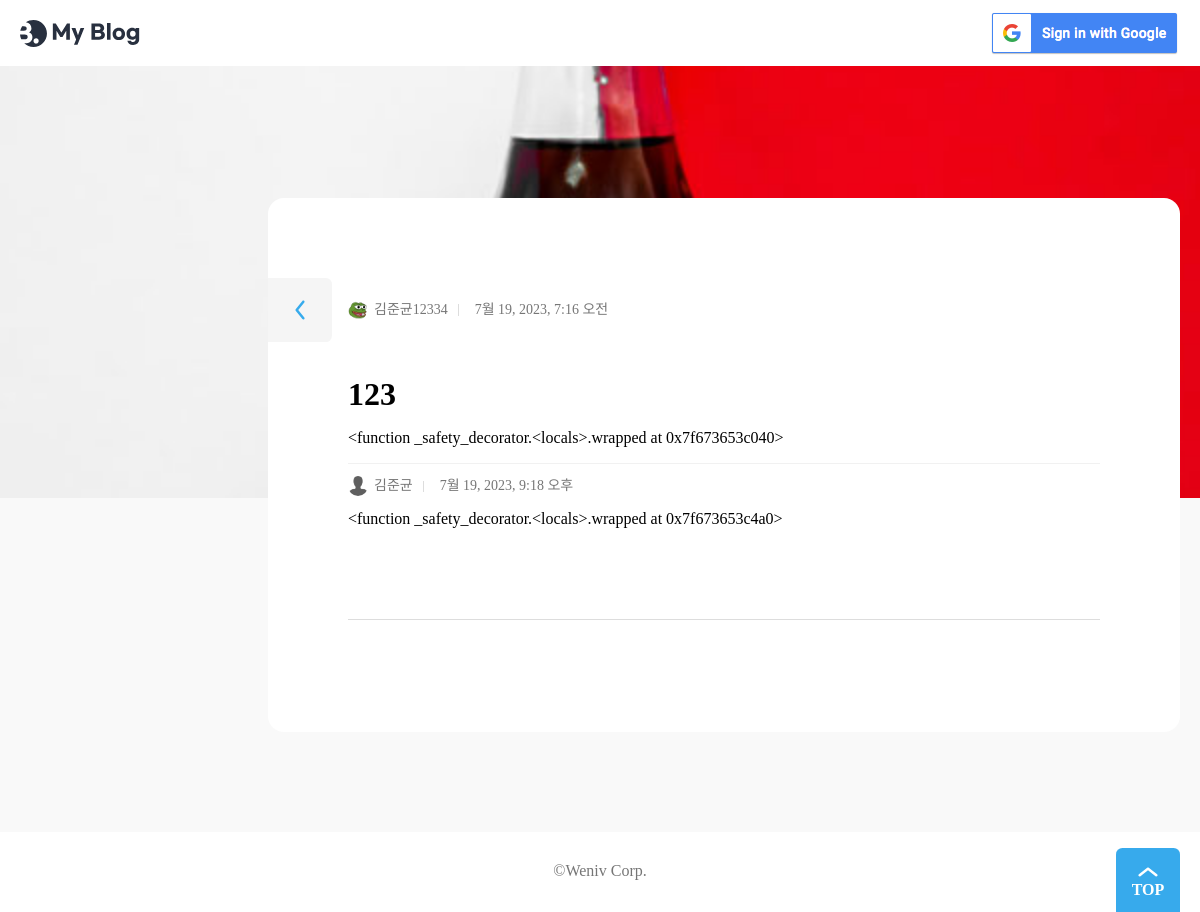
Screenshot of /detail/28/ with the database file from the repository.
### blog/models.py (models this page shows, shortened)
class Post(models.Model):
    title = models.CharField(max_length=200)
    body = MarkdownxField()
    user = models.ForeignKey(Profile, on_delete=models.CASCADE)
    thumbnail = models.ForeignKey(Image,on_delete=models.SET_NULL, null=True,blank=True, related_name='post_thumbnail')
    parent_post = models.ForeignKey('self', on_delete=models.CASCADE, null=True, blank=True, related_name='child_posts')
    is_published = models.BooleanField(default=False)
    created_at = models.DateTimeField(auto_now_add=True)
    def get_markdown_body(self):
        return mark_safe(markdownify(self.body))

class Profile(models.Model):
    user = models.OneToOneField(User, on_delete=models.CASCADE)
    nickname = models.CharField(max_length=16, unique=True, blank=False,default=f'{User.last_name}{User.first_name}')
    bio = models.CharField(max_length=100, blank=True)
    profile_image = models.ForeignKey('Image', on_delete=models.SET_NULL, null=True, blank=True)
    social_accounts = models.TextField(null=True, blank=True)
    created_at = models.DateTimeField(auto_now_add=True)

class Image(models.Model):
    file_id = models.CharField(max_length=100, primary_key=True)
    image = models.ImageField()
    created_at = models.DateTimeField(auto_now_add=True)

### blog/views.py (the view, shortened to what this page needs)
# urls.py: path("detail/<int:pk>/", DetailView.as_view(), name='detail'),
class DetailView(View):
    def get(self, request, pk):
        post = Post.objects.get(pk = pk)
        comments = Post.objects.filter(parent_post = post)
        hashtags = post.hashtag_set.all()
        likes =  post.like_set.all()
        context = {
            'post': post,
            'comments': comments,
            'hashtags': hashtags,
            'likes': likes,
        }
        if request.user.is_authenticated:
            context['is_like'] = bool(likes.filter(user = request.user).first())
        return render(request, 'blog/post-view.html', context)

### blog/templates/blog/post-view.html (shortened to what this page needs)
{% load static %}
<!DOCTYPE html>
<html lang="ko-KR">
<head>
	<link rel="stylesheet" href="{% static 'blog/css/reset.css' %}" />
	<link rel="stylesheet" as="style" crossorigin
		href="https://cdn.jsdelivr.net/gh/orioncactus/pretendard/dist/web/static/pretendard.css" />
	<link rel="stylesheet" href="https://uicdn.toast.com/editor/latest/toastui-editor.min.css" />
	<link rel="stylesheet" href="{% static 'blog/css/global.css' %}" />
	<link rel="stylesheet" href="{% static 'blog/css/header.css' %}" />
	<link rel="stylesheet" href="{% static 'blog/css/footer.css' %}" />
	<link rel="stylesheet" href="{% static 'blog/css/button.css' %}" />
	<link rel="stylesheet" href="{% static 'blog/css/banner.css' %}" />
	<link rel="stylesheet" href="{% static 'blog/css/category.css' %}" />
	<link rel="stylesheet" href="{% static 'blog/css/author.css' %}" />
	<link rel="stylesheet" href="{% static 'blog/css/wrapbox.css' %}" />
	<link rel="stylesheet" href="{% static 'blog/css/view.css' %}" />
	<link rel="stylesheet" href="{% static 'blog/css/parent.css' %}" />
	<link rel="stylesheet" href="{% static 'blog/css/viewer.css' %}" />
</head>
<body>
	{% include "./widget/header.html" %}
	<div class="view">
		<div class="max-width">
			<section class="wrap-box">
				{% if post.parent_post %}
				<div class="parent-to-child">
					{% include "./widget/parent_container.html" %}
					<div class="child-tab">{% include "./widget/contents_container.html" %}</div>
				</div>
				{% else %}
				{% include "./widget/contents_container.html" %}
				{% endif %}
				<br>
				<hr>
			</section>
		</div>
	</div>
	{% include "./widget/footer.html" %}
</body>
</html>

### blog/templates/blog/widget/header.html
{% load static %}
<header>
  <div class="max-width">
    <h1>
      <a href="{%url 'blog:index' %}">
        <img src="{% static 'blog/assets/Logo.svg' %}" alt="My Blog" />
      </a>
    </h1>
    <ul>
      {% if request.user.is_authenticated %}
      <li class="profile-img">
        <a href="{% url 'blog:user' user.profile.nickname %}">
          {% if user.profile.profile_image %}
          <img src="{{user.profile.profile_image.image.url}}" alt="My Page" />
          {% else %}
          <img src="{% static 'blog/images/unkwon_user.png' %}" alt="My Page" />
          {% endif %}
        </a>
        </a>
      </li>
      <li>
        {% if request.resolver_match.url_name == 'write' or request.resolver_match.url_name == 'update' %}
        <button type="submit" class="button">
          <img src="{% static 'blog/assets/icon-modify-white.svg' %}" alt="" />
          <span>작성 완료</span>
        </button>
        {% else %}
        <a href="{%url 'blog:write' %}" class="button">
          <img src="{% static 'blog/assets/icon-modify-white.svg' %}" alt="" />
          <span>Write</span>
        </a>
        {% endif %}
      </li>
      <li>
        <a href="{% url 'user:logout' %}">
          <img src="{% static 'blog/assets/icon-logout.svg' %}" alt="" />
        </a>
      </li>
      {% else %}
      <li>
        <a href="{% url 'social:begin' 'google-oauth2' %}">
          <img src="{% static 'blog/assets/btn_google_signin_dark_normal_web.png' %}" alt="" />
        </a>
      </li>
      {% endif %}
    </ul>
  </div>
</header>

### blog/templates/blog/widget/contents_container.html (shortened to what this page needs)
{% load static %}
<div class="inner">
  <dl class="author-wrap">
    {% if post.user.profile_image %}
    <dd class="author">
      <a href="{% url 'blog:user' post.user.nickname%}"><img src="{{post.user.profile_image.image.url}}" alt="" /></a>
      {% else %}
    <dd class="author">
      <a href="{% url 'blog:user' post.user.nickname%}"><img src="{% static 'blog/images/unkwon_user.png' %}" alt="" />
        </p>
        {% endif %}
        <a href="{% url 'blog:user' post.user.nickname%}">{{post.user.nickname}}</a>
    </dd>
    <dd class="created">{{post.created_at}}</dd>
  </dl>
  <div class="title-wrap">
    <h2>{{post.title}}</h2>
  </div>
  <div id="viewer">{{post.get_markdown_body}}</div>
  {% for comment in comments %}
  {% include "./comment_container.html" %}
  {% endfor %}
  <a href="javascript:history.back()" class="btn-back">
  </a>
</div>

### blog/templates/blog/widget/comment_container.html
{% load static %}
<a href="{% url 'blog:detail' pk=comment.pk %}" class="post">
  <div class="comment-container">
    <dl class="author-wrap parent-wrap">
      <dd class="author">
        {% if comment.user.profile_image %}
        <img src="{{comment.user.profile_image.image.url}}" alt="" />
        {% else %}
        <img src="{% static 'blog/images/unkwon_user.png' %}" alt="" />
        {% endif %}
        {{comment.user.nickname}}
      </dd>
      <dd class="created">{{comment.created_at}}</dd>
    </dl>
    <div>{{comment.get_markdown_body}}</div>
  </div>
</a>

### blog/templates/blog/widget/footer.html
<footer>
  <div class="max-width">
    <h2>©Weniv Corp.</h2>
    <button class="top-button">TOP</button>
  </div>
</footer>

### blog/static/blog/css/global.css (style rules this page uses)
:root { --main-color: rgb(55, 170, 236); --main-rgb: 55, 171, 236; --outline-border: rgb(55, 160, 236); --red-color: rgb(243, 124, 75); --red-rgb: 243, 124, 75; --black-color: #28303f; --white-color: #fff; --gray-color: #767676; --border-color: #ddd; --gray-background-light: #f9f9f9; --gray-background: #f5f5f5; --gray-text: #6f6f6f; --border-radius: 0.4em; }
h1, a, div, p, section, article, input, textarea { box-sizing: border-box; }
a { text-decoration: none; color: inherit; }
html { font-size: 10px; }
body { font-size: 1.6rem; line-height: 1.4; }
input, button { font-size: inherit; font-family: inherit; }
button { cursor: pointer; }
a { border-radius: 0.8rem; overflow: hidden; }
img { vertical-align: bottom; }
body { background: var(--gray-background-light); }
.max-width { width: 1224px; max-width: calc(100% - 4rem); margin: 0 auto; }

### blog/static/blog/css/header.css (style rules this page uses)
header { background: var(--white-color); }
header .max-width { display: flex; align-items: center; justify-content: space-between; gap: 4rem; padding: 1rem 0; }
header h1 { font-size: 3rem; }
header h1 a { display: block; padding: 0.4rem; margin-left: -0.4rem; }
header h1 a img { display: block; }
header ul { display: flex; align-items: center; gap: 1rem; }

### blog/static/blog/css/footer.css (style rules this page uses)
footer { background: var(--white-color); margin-top: 10rem; }
footer .max-width { display: flex; align-items: center; justify-content: center; height: 8rem; position: relative; }
footer h2 { color: var(--gray-color); }
.top-button { position: absolute; bottom: 0; right: 0; width: 6.4rem; height: 6.4rem; padding-top: 2.2rem; border: 0; border-radius: var(--border-radius) var(--border-radius) 0 0; background: var(--main-color) url(../assets/ArrowTop.svg) no-repeat 50% 0.4rem / 4rem; color: var(--white-color); text-align: center; font-weight: bold; }

### blog/static/blog/css/button.css (style rules this page uses)
.btn-back { width: 6.4rem; height: 6.4rem; border-radius: 0 var(--border-radius) var(--border-radius) 0; background: var(--gray-background) url(../assets/ArrowLeft-blue.svg) no-repeat 50% 50% / 4rem; font-size: 1.6rem; }

### blog/static/blog/css/author.css (style rules this page uses)
.author-wrap { display: flex; gap: 1rem; color: #767676; font-size: 1.2rem; }
.author-wrap dd { display: flex; align-items: center; gap: 0.6rem; }
.author img { width: 2rem; height: 2rem; border-radius: 50%; }
.created::before { content: ""; display: block; width: 1px; height: 0.8em; margin-right: 1rem; background: var(--border-color); }

### blog/static/blog/css/wrapbox.css (style rules this page uses)
.wrap-box { position: relative; width: 60rem; max-width: calc(100% - 4rem); margin: -22rem auto 0; padding: 8rem 0; border-radius: var(--border-radius); background: var(--white-color); font-size: 4rem; transition: all 0.3s; }
.wrap-box .inner { width: 39.2rem; max-width: calc(100% - 8rem); margin: 0 auto; font-size: 1.6rem; }
.wrap-box h2 { margin-bottom: 4.8rem; font-size: 3.2rem; font-weight: bold; text-transform: uppercase; }
.mypage .wrap-box, .view .wrap-box, .write .wrap-box { width: 91.2rem; max-width: 100%; margin: -30rem 0 auto auto; padding: 8rem; }
.view .wrap-box .inner, .write .wrap-box .inner { width: 100%; max-width: 100%; }
.wrap-box hr { border: 1px solid var(--border-color); border-width: 1px 0 0 0; margin: 3.2rem 0; }

### blog/static/blog/css/view.css (style rules this page uses)
.view .wrap-box h2 { margin-bottom: 0; }
.view .wrap-box .author-wrap { height: 6.4rem; font-size: 1.4rem; }
.title-wrap { display: flex; align-items: flex-end; justify-content: space-between; gap: 8rem; margin-bottom: 1rem; font-size: 1.6rem; }
.title-wrap h2 { width: 100%; text-transform: none; }
.title-wrap h2 { font-size: 3.2rem; font-weight: bold; }
.view .wrap-box .btn-back { position: absolute; top: 8rem; left: 0; }

### blog/static/blog/css/parent.css (style rules this page uses)
.view .wrap-box .parent-wrap { height: 4.4rem; font-size: 1.4rem; margin: 0; }
.comment-container { margin-top: 1.4rem; border-top: 1px solid #f1f1f1; max-height: 12.5rem; overflow: hidden; text-overflow: ellipsis; }
.parent-wrap { height: 3.4rem; font-size: 1.4rem; }

### rows the page displays
Post: user.profile_image.image (picture), user.nickname "김준균12334", created_at "7월 19, 2023, 7:16 오전", title "123", get_markdown_body "<function _safety_decorator.<locals>.wrapped at 0x7f673653c040>"
Post: user.nickname "김준균", created_at "7월 19, 2023, 9:18 오후", get_markdown_body "<function _safety_decorator.<locals>.wrapped at 0x7f673653c4a0>"
